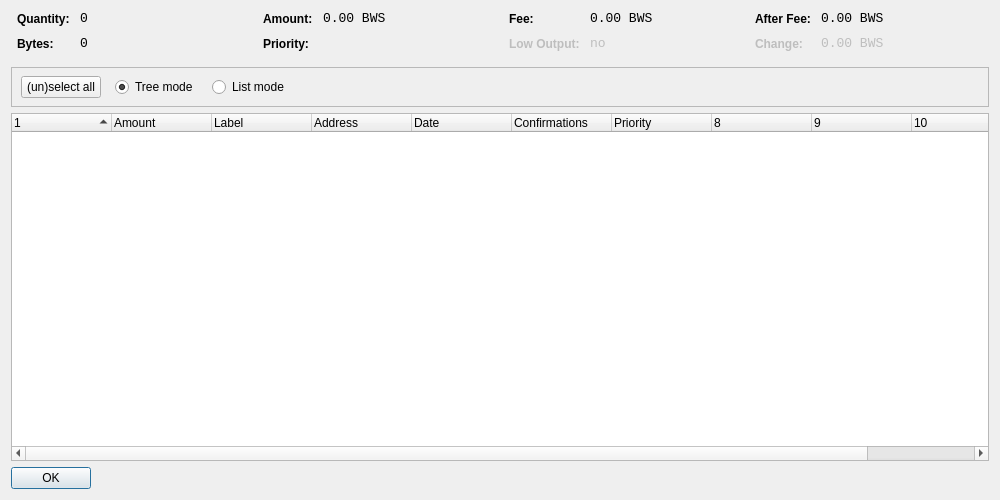
<?xml version="1.0" encoding="UTF-8"?>
<ui version="4.0">
 <class>CoinControlDialog</class>
 <widget class="QDialog" name="CoinControlDialog">
  <property name="geometry">
   <rect>
    <x>0</x>
    <y>0</y>
    <width>1000</width>
    <height>500</height>
   </rect>
  </property>
  <property name="windowTitle">
   <string>Coin Control</string>
  </property>
  <layout class="QVBoxLayout" name="verticalLayout">
   <item>
    <layout class="QHBoxLayout" name="horizontalLayoutTop" stretch="0,0,0,0">
     <property name="topMargin">
      <number>0</number>
     </property>
     <property name="bottomMargin">
      <number>10</number>
     </property>
     <item>
      <layout class="QFormLayout" name="formLayoutCoinControl1">
       <property name="horizontalSpacing">
        <number>10</number>
       </property>
       <property name="verticalSpacing">
        <number>10</number>
       </property>
       <property name="leftMargin">
        <number>6</number>
       </property>
       <property name="rightMargin">
        <number>6</number>
       </property>
       <item row="0" column="0">
        <widget class="QLabel" name="labelCoinControlQuantityText">
         <property name="styleSheet">
          <string notr="true">font-weight:bold;</string>
         </property>
         <property name="text">
          <string>Quantity:</string>
         </property>
        </widget>
       </item>
       <item row="0" column="1">
        <widget class="QLabel" name="labelCoinControlQuantity">
         <property name="font">
          <font>
           <family>Monospace</family>
           <pointsize>10</pointsize>
          </font>
         </property>
         <property name="cursor">
          <cursorShape>IBeamCursor</cursorShape>
         </property>
         <property name="contextMenuPolicy">
          <enum>Qt::ActionsContextMenu</enum>
         </property>
         <property name="text">
          <string notr="true">0</string>
         </property>
         <property name="textInteractionFlags">
          <set>Qt::LinksAccessibleByMouse|Qt::TextSelectableByKeyboard|Qt::TextSelectableByMouse</set>
         </property>
        </widget>
       </item>
       <item row="1" column="0">
        <widget class="QLabel" name="labelCoinControlBytesText">
         <property name="styleSheet">
          <string notr="true">font-weight:bold;</string>
         </property>
         <property name="text">
          <string>Bytes:</string>
         </property>
        </widget>
       </item>
       <item row="1" column="1">
        <widget class="QLabel" name="labelCoinControlBytes">
         <property name="font">
          <font>
           <family>Monospace</family>
           <pointsize>10</pointsize>
          </font>
         </property>
         <property name="cursor">
          <cursorShape>IBeamCursor</cursorShape>
         </property>
         <property name="contextMenuPolicy">
          <enum>Qt::ActionsContextMenu</enum>
         </property>
         <property name="text">
          <string notr="true">0</string>
         </property>
         <property name="textInteractionFlags">
          <set>Qt::LinksAccessibleByMouse|Qt::TextSelectableByKeyboard|Qt::TextSelectableByMouse</set>
         </property>
        </widget>
       </item>
      </layout>
     </item>
     <item>
      <layout class="QFormLayout" name="formLayoutCoinControl2">
       <property name="horizontalSpacing">
        <number>10</number>
       </property>
       <property name="verticalSpacing">
        <number>10</number>
       </property>
       <property name="leftMargin">
        <number>6</number>
       </property>
       <property name="rightMargin">
        <number>6</number>
       </property>
       <item row="0" column="0">
        <widget class="QLabel" name="labelCoinControlAmountText">
         <property name="styleSheet">
          <string notr="true">font-weight:bold;</string>
         </property>
         <property name="text">
          <string>Amount:</string>
         </property>
        </widget>
       </item>
       <item row="0" column="1">
        <widget class="QLabel" name="labelCoinControlAmount">
         <property name="font">
          <font>
           <family>Monospace</family>
           <pointsize>10</pointsize>
          </font>
         </property>
         <property name="cursor">
          <cursorShape>IBeamCursor</cursorShape>
         </property>
         <property name="contextMenuPolicy">
          <enum>Qt::ActionsContextMenu</enum>
         </property>
         <property name="text">
          <string notr="true">0.00 BWS</string>
         </property>
         <property name="textInteractionFlags">
          <set>Qt::LinksAccessibleByMouse|Qt::TextSelectableByKeyboard|Qt::TextSelectableByMouse</set>
         </property>
        </widget>
       </item>
       <item row="1" column="0">
        <widget class="QLabel" name="labelCoinControlPriorityText">
         <property name="styleSheet">
          <string notr="true">font-weight:bold;</string>
         </property>
         <property name="text">
          <string>Priority:</string>
         </property>
        </widget>
       </item>
       <item row="1" column="1">
        <widget class="QLabel" name="labelCoinControlPriority">
         <property name="font">
          <font>
           <family>Monospace</family>
           <pointsize>10</pointsize>
          </font>
         </property>
         <property name="cursor">
          <cursorShape>IBeamCursor</cursorShape>
         </property>
         <property name="contextMenuPolicy">
          <enum>Qt::ActionsContextMenu</enum>
         </property>
         <property name="text">
          <string/>
         </property>
         <property name="textInteractionFlags">
          <set>Qt::LinksAccessibleByMouse|Qt::TextSelectableByKeyboard|Qt::TextSelectableByMouse</set>
         </property>
        </widget>
       </item>
      </layout>
     </item>
     <item>
      <layout class="QFormLayout" name="formLayoutCoinControl3">
       <property name="horizontalSpacing">
        <number>10</number>
       </property>
       <property name="verticalSpacing">
        <number>10</number>
       </property>
       <property name="leftMargin">
        <number>6</number>
       </property>
       <property name="rightMargin">
        <number>6</number>
       </property>
       <item row="0" column="0">
        <widget class="QLabel" name="labelCoinControlFeeText">
         <property name="styleSheet">
          <string notr="true">font-weight:bold;</string>
         </property>
         <property name="text">
          <string>Fee:</string>
         </property>
        </widget>
       </item>
       <item row="0" column="1">
        <widget class="QLabel" name="labelCoinControlFee">
         <property name="font">
          <font>
           <family>Monospace</family>
           <pointsize>10</pointsize>
          </font>
         </property>
         <property name="cursor">
          <cursorShape>IBeamCursor</cursorShape>
         </property>
         <property name="contextMenuPolicy">
          <enum>Qt::ActionsContextMenu</enum>
         </property>
         <property name="text">
          <string notr="true">0.00 BWS</string>
         </property>
         <property name="textInteractionFlags">
          <set>Qt::LinksAccessibleByMouse|Qt::TextSelectableByKeyboard|Qt::TextSelectableByMouse</set>
         </property>
        </widget>
       </item>
       <item row="1" column="0">
        <widget class="QLabel" name="labelCoinControlLowOutputText">
         <property name="enabled">
          <bool>false</bool>
         </property>
         <property name="styleSheet">
          <string notr="true">font-weight:bold;</string>
         </property>
         <property name="text">
          <string>Low Output:</string>
         </property>
        </widget>
       </item>
       <item row="1" column="1">
        <widget class="QLabel" name="labelCoinControlLowOutput">
         <property name="enabled">
          <bool>false</bool>
         </property>
         <property name="font">
          <font>
           <family>Monospace</family>
           <pointsize>10</pointsize>
          </font>
         </property>
         <property name="cursor">
          <cursorShape>IBeamCursor</cursorShape>
         </property>
         <property name="contextMenuPolicy">
          <enum>Qt::ActionsContextMenu</enum>
         </property>
         <property name="text">
          <string notr="true">no</string>
         </property>
         <property name="textInteractionFlags">
          <set>Qt::LinksAccessibleByMouse|Qt::TextSelectableByKeyboard|Qt::TextSelectableByMouse</set>
         </property>
        </widget>
       </item>
      </layout>
     </item>
     <item>
      <layout class="QFormLayout" name="formLayoutCoinControl4">
       <property name="horizontalSpacing">
        <number>10</number>
       </property>
       <property name="verticalSpacing">
        <number>10</number>
       </property>
       <property name="leftMargin">
        <number>6</number>
       </property>
       <property name="rightMargin">
        <number>6</number>
       </property>
       <item row="0" column="0">
        <widget class="QLabel" name="labelCoinControlAfterFeeText">
         <property name="styleSheet">
          <string notr="true">font-weight:bold;</string>
         </property>
         <property name="text">
          <string>After Fee:</string>
         </property>
        </widget>
       </item>
       <item row="0" column="1">
        <widget class="QLabel" name="labelCoinControlAfterFee">
         <property name="font">
          <font>
           <family>Monospace</family>
           <pointsize>10</pointsize>
          </font>
         </property>
         <property name="cursor">
          <cursorShape>IBeamCursor</cursorShape>
         </property>
         <property name="contextMenuPolicy">
          <enum>Qt::ActionsContextMenu</enum>
         </property>
         <property name="text">
          <string notr="true">0.00 BWS</string>
         </property>
         <property name="textInteractionFlags">
          <set>Qt::LinksAccessibleByMouse|Qt::TextSelectableByKeyboard|Qt::TextSelectableByMouse</set>
         </property>
        </widget>
       </item>
       <item row="1" column="0">
        <widget class="QLabel" name="labelCoinControlChangeText">
         <property name="enabled">
          <bool>false</bool>
         </property>
         <property name="styleSheet">
          <string notr="true">font-weight:bold;</string>
         </property>
         <property name="text">
          <string>Change:</string>
         </property>
        </widget>
       </item>
       <item row="1" column="1">
        <widget class="QLabel" name="labelCoinControlChange">
         <property name="enabled">
          <bool>false</bool>
         </property>
         <property name="font">
          <font>
           <family>Monospace</family>
           <pointsize>10</pointsize>
          </font>
         </property>
         <property name="cursor">
          <cursorShape>IBeamCursor</cursorShape>
         </property>
         <property name="contextMenuPolicy">
          <enum>Qt::ActionsContextMenu</enum>
         </property>
         <property name="text">
          <string notr="true">0.00 BWS</string>
         </property>
         <property name="textInteractionFlags">
          <set>Qt::LinksAccessibleByMouse|Qt::TextSelectableByKeyboard|Qt::TextSelectableByMouse</set>
         </property>
        </widget>
       </item>
      </layout>
     </item>
    </layout>
   </item>
   <item>
    <widget class="QFrame" name="frame">
     <property name="minimumSize">
      <size>
       <width>0</width>
       <height>40</height>
      </size>
     </property>
     <property name="frameShape">
      <enum>QFrame::StyledPanel</enum>
     </property>
     <property name="frameShadow">
      <enum>QFrame::Sunken</enum>
     </property>
     <widget class="QWidget" name="horizontalLayoutWidget">
      <property name="geometry">
       <rect>
        <x>10</x>
        <y>0</y>
        <width>781</width>
        <height>41</height>
       </rect>
      </property>
      <layout class="QHBoxLayout" name="horizontalLayoutPanel" stretch="0,0,0,0,0">
       <property name="spacing">
        <number>14</number>
       </property>
       <item>
        <widget class="QPushButton" name="pushButtonSelectAll">
         <property name="sizePolicy">
          <sizepolicy hsizetype="Maximum" vsizetype="Fixed">
           <horstretch>0</horstretch>
           <verstretch>0</verstretch>
          </sizepolicy>
         </property>
         <property name="text">
          <string>(un)select all</string>
         </property>
        </widget>
       </item>
       <item>
        <widget class="QRadioButton" name="radioTreeMode">
         <property name="sizePolicy">
          <sizepolicy hsizetype="Maximum" vsizetype="Fixed">
           <horstretch>0</horstretch>
           <verstretch>0</verstretch>
          </sizepolicy>
         </property>
         <property name="text">
          <string>Tree mode</string>
         </property>
         <property name="checked">
          <bool>true</bool>
         </property>
        </widget>
       </item>
       <item>
        <widget class="QRadioButton" name="radioListMode">
         <property name="sizePolicy">
          <sizepolicy hsizetype="Maximum" vsizetype="Fixed">
           <horstretch>0</horstretch>
           <verstretch>0</verstretch>
          </sizepolicy>
         </property>
         <property name="text">
          <string>List mode</string>
         </property>
        </widget>
       </item>
       <item>
        <spacer name="horizontalSpacer">
         <property name="orientation">
          <enum>Qt::Horizontal</enum>
         </property>
         <property name="sizeHint" stdset="0">
          <size>
           <width>40</width>
           <height>20</height>
          </size>
         </property>
        </spacer>
       </item>
      </layout>
     </widget>
    </widget>
   </item>
   <item>
    <widget class="CoinControlTreeWidget" name="treeWidget">
     <property name="contextMenuPolicy">
      <enum>Qt::CustomContextMenu</enum>
     </property>
     <property name="sortingEnabled">
      <bool>false</bool>
     </property>
     <property name="columnCount">
      <number>11</number>
     </property>
     <attribute name="headerShowSortIndicator" stdset="0">
      <bool>true</bool>
     </attribute>
     <attribute name="headerStretchLastSection">
      <bool>false</bool>
     </attribute>
     <column>
      <property name="text">
       <string/>
      </property>
     </column>
     <column>
      <property name="text">
       <string>Amount</string>
      </property>
     </column>
     <column>
      <property name="text">
       <string>Label</string>
      </property>
     </column>
     <column>
      <property name="text">
       <string>Address</string>
      </property>
     </column>
     <column>
      <property name="text">
       <string>Date</string>
      </property>
     </column>
     <column>
      <property name="text">
       <string>Confirmations</string>
      </property>
      <property name="toolTip">
       <string>Confirmed</string>
      </property>
     </column>
     <column>
      <property name="text">
       <string>Priority</string>
      </property>
     </column>
     <column>
      <property name="text">
       <string/>
      </property>
     </column>
     <column>
      <property name="text">
       <string/>
      </property>
     </column>
     <column>
      <property name="text">
       <string/>
      </property>
     </column>
     <column>
      <property name="text">
       <string/>
      </property>
     </column>
    </widget>
   </item>
   <item>
    <widget class="QDialogButtonBox" name="buttonBox">
     <property name="sizePolicy">
      <sizepolicy hsizetype="Maximum" vsizetype="Fixed">
       <horstretch>0</horstretch>
       <verstretch>0</verstretch>
      </sizepolicy>
     </property>
     <property name="orientation">
      <enum>Qt::Horizontal</enum>
     </property>
     <property name="standardButtons">
      <set>QDialogButtonBox::Ok</set>
     </property>
    </widget>
   </item>
  </layout>
 </widget>
 <customwidgets>
  <customwidget>
   <class>CoinControlTreeWidget</class>
   <extends>QTreeWidget</extends>
   <header>coincontroltreewidget.h</header>
  </customwidget>
 </customwidgets>
 <resources/>
 <connections/>
</ui>
